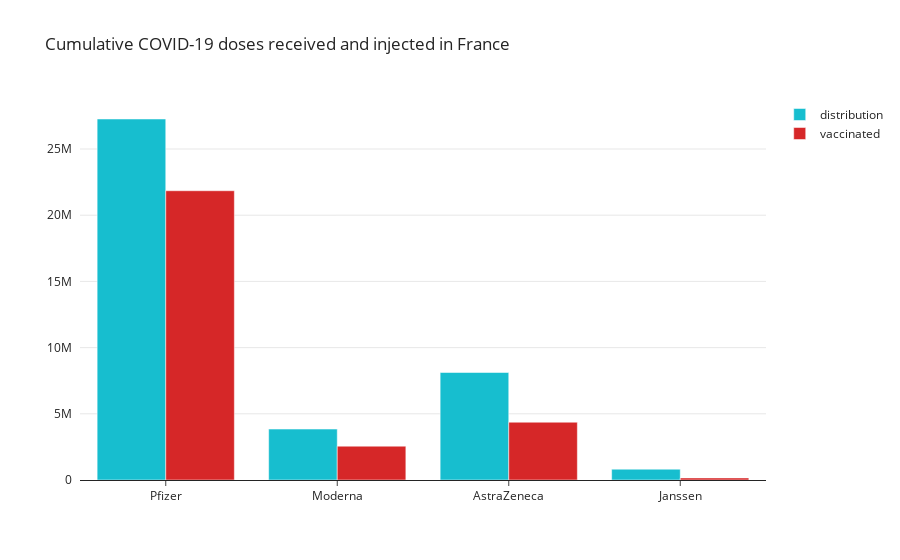

The cell this chart's notebook holds for it:
### Code cell
fig6 = px.bar(tot_vaccin_fr, x='type_de_vaccin', y='nb_doses', color='status', barmode='group', title='Cumulative COVID-19 doses received and injected in France',
             labels={
                 "nb_doses": "",
                 "type_de_vaccin": "",
                 "status": ""
             },
            color_discrete_map={ # replaces default color mapping by value
                "distribution": "#17becf", "vaccinated": "#d62728"
            },
                        category_orders={"type_de_vaccin": ["Pfizer", "Moderna","AstraZeneca", "Janssen"]
                        },
             template="simple_white"
            )
fig6.update_yaxes(showgrid=True, showline=False, tickwidth=0, tickcolor='white')
fig6.update_xaxes(showline=True, zeroline=True)

fig6.show()

### Figure 1 — Plotly figure (JSON) as saved in the notebook; plotly's stock layout.template omitted (floating-point values rounded to 4 significant figures)
{"data": [{"alignmentgroup": "True", "hovertemplate": "=%{y}<extra></extra>", "legendgroup": "distribution", "marker": {"color": "#17becf"}, "name": "distribution", "offsetgroup": "distribution", "orientation": "v", "showlegend": true, "textposition": "auto", "type": "bar", "x": ["AstraZeneca", "Janssen", "Moderna", "Pfizer"], "xaxis": "x", "y": [8119100, 817200, 3847200, 27267340], "yaxis": "y"}, {"alignmentgroup": "True", "hovertemplate": "=%{y}<extra></extra>", "legendgroup": "vaccinated", "marker": {"color": "#d62728"}, "name": "vaccinated", "offsetgroup": "vaccinated", "orientation": "v", "showlegend": true, "textposition": "auto", "type": "bar", "x": ["Pfizer", "Moderna", "AstraZeneca", "Janssen"], "xaxis": "x", "y": [21848732, 2555043, 4364726, 156333], "yaxis": "y"}], "layout": {"barmode": "group", "legend": {"title": {"text": ""}, "tracegroupgap": 0}, "title": {"text": "Cumulative COVID-19 doses received and injected in France"}, "xaxis": {"anchor": "y", "categoryarray": ["Pfizer", "Moderna", "AstraZeneca", "Janssen"], "categoryorder": "array", "domain": [0, 1], "showline": true, "title": {"text": ""}, "zeroline": true}, "yaxis": {"anchor": "x", "domain": [0, 1], "showgrid": true, "showline": false, "tickcolor": "white", "tickwidth": 0, "title": {"text": ""}}}}
